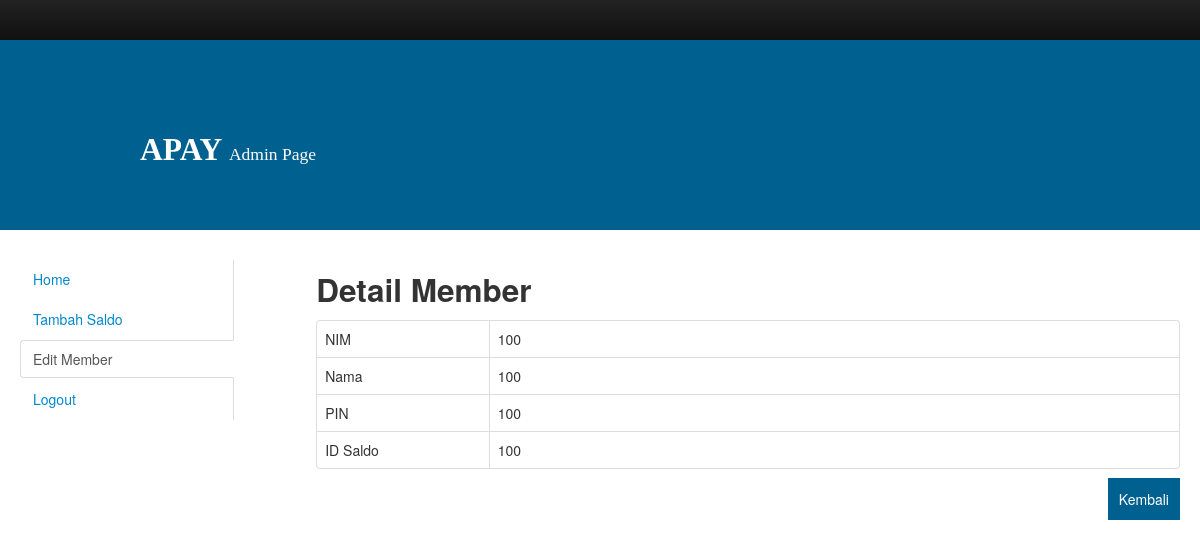
Page /admin/edit_detail.php?kode=100 on the committed database.
### tables this page shows
CREATE TABLE `user` (
  `nim` varchar(20) NOT NULL,
  `nama` varchar(100) NOT NULL,
  `pin` varchar(100) NOT NULL,
  `idsaldo` varchar(100) NOT NULL,
  `email` varchar(30) NOT NULL
);

### admin/edit_detail.php (the view, shortened to what this page needs)
<!DOCTYPE html>
<html>
  <head>
    <link href="old/css/bootstrap.min.css" rel="stylesheet" media="screen">
    <link rel="stylesheet" type="text/css" href="old/style.css">
  </head>
  <body>
    <div class="navbar navbar-inverse">
      <div class="navbar-inner">
      </div>
    </div>
    <div class="atas">
      <h2>APAY <small>Admin Page</small></h2>
    </div>
      <div class="container-fluid">
        <div class="row-fluid">
          <div class="span3">
              <div class="tabbable tabs-left">
                <ul class="nav nav-tabs">
                  <li>
                        <a href="admin.php">Home</a>
                  </li>
                  <li><a href="saldo.php">Tambah Saldo</a></li>
                  <li class="active"><a href="edit.php">Edit Member&nbsp;&nbsp;&nbsp;&nbsp;&nbsp;&nbsp;&nbsp;&nbsp;&nbsp;&nbsp;&nbsp;&nbsp;&nbsp;&nbsp;&nbsp;&nbsp;&nbsp;&nbsp;&nbsp;&nbsp;&nbsp;&nbsp;&nbsp;&nbsp;&nbsp;&nbsp;&nbsp;&nbsp;</a></li>
                  <li><a href="logout.php">Logout</a></li>
                </ul>
              </div>
          </div>
<div class="span9">
	<h2>Detail Member</h2>
	<?php
		include("koneksi.php");
		$kode= $_GET['kode'];
		$sql   = "SELECT * FROM `user` WHERE nim = '$kode' LIMIT 0,1";
		$hasil = mysqli_query($config,$sql) or exit("Error query : <b>".$sql."</b>.");
		$data  = mysqli_fetch_assoc($hasil);
		echo "<table class='table table-bordered'>";
			echo "<tr>";
				echo "<td width='20%'>NIM</td>";
				echo "<td>";
					echo $data['nim'];
				echo "</td>";
			echo "</tr>";
			echo "<tr>";
				echo "<td width='20%'>Nama</td>";
				echo "<td>";
					echo $data['nama'];
				echo "</td>";
			echo "</tr>";
			echo "<tr>";
				echo "<td width='20%'>PIN</td>";
				echo "<td>";
					echo $data['pin'];
				echo "</td>";
			echo "</tr>";
			echo "<tr>";
				echo "<td width='20%'>ID Saldo</td>";
				echo "<td>";
					echo $data['idsaldo'];
				echo "</td>";
			echo "</tr>";
		echo "</table>";
	?>
	<div class="backDetail" align="right"><a href="edit.php">Kembali</a></div>
</div>
  </body>
</html>

### admin/old/style.css (style rules this page uses)
.navbar-inner { border: 0px; background: #003A57; border-radius: 0px; font-family: calibri; }
.atas { width: 100%; background: #006191; margin-top: -20px; color: white; font-family: calibri light; padding-top: 80px; padding-bottom: 50px; margin-bottom: 30px; font-size: 25px; }
.atas h2 { margin-left: 140px; }
.atas small { color: white; }

### admin/edit_detail.php (style rules this page uses)
.backDetail a { text-decoration: none; padding: 10px; border: 1px solid #006191; background-color: #006191; color: #fff; }

### rows in the picture
user: nim "100", nama "100", pin "100", idsaldo "100"
